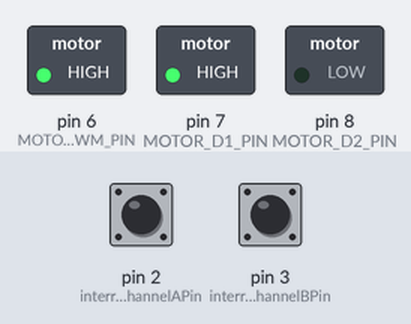
A sketch run on a simulated Arduino Uno, built with avr-gcc and run on an emulated ATmega328P. Parts: switched loads named in the sketch (green lamp = pin HIGH). The inputs (shaded band) are chosen by the test bench; at power-on: pin 2 (interruptChannelAPin) HIGH, pin 3 (interruptChannelBPin) HIGH. What the sketch prints to the serial monitor is not drawn.

Above: at 0.1 s.
Timing chart, 0 to 1.6 s (numbered marks = the images above):
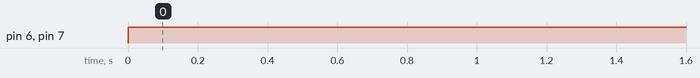

The sketch:

LAB_10_EX_1_2_3.ino
```cpp
#define MOTOR_D1_PIN 7 //input2
#define MOTOR_D2_PIN 8 //input1
#define MOTOR_PWM_PIN 6 //Enable1
int interruptChannelAPin = 2;
int interruptChannelBPin = 3;
bool A_read;
bool B_read;
volatile int encodercount = 0;
//volatile int encoderBcount = 0;

int count = 0;
int direction;

void setup()
{
  pinMode(MOTOR_D1_PIN,OUTPUT);
  pinMode(MOTOR_D2_PIN,OUTPUT);
  pinMode(MOTOR_PWM_PIN,OUTPUT);

  pinMode(interruptChannelAPin,INPUT_PULLUP);
  pinMode(interruptChannelBPin,INPUT_PULLUP);

  attachInterrupt(digitalPinToInterrupt(interruptChannelAPin),
                  ChannelA_callback,RISING);
  attachInterrupt(digitalPinToInterrupt(interruptChannelBPin),
                  ChannelB_callback,RISING);
  Serial.begin(9600);
}
void moveForward(int a)
{
  digitalWrite(MOTOR_D1_PIN,HIGH);
  digitalWrite(MOTOR_D2_PIN,LOW);
  analogWrite(MOTOR_PWM_PIN,a);
  direction =1;
}
void moveBackward(int a)
{
  digitalWrite(MOTOR_D1_PIN,LOW);
  digitalWrite(MOTOR_D2_PIN,HIGH);
  analogWrite(MOTOR_PWM_PIN,a);
  direction =0;
}
void loop()
{
   //moveBackward(255);
   moveForward(255);
   Serial.print("Direction : ");
   Serial.print(direction);
   Serial.print(" Position : ");
   Serial.println(encodercount);
   delay(500);
}
void ChannelA_callback()
{
  bool A2_read = digitalRead(interruptChannelBPin);
  if((A_read==0)&&(A2_read==1))
   encodercount--;
}
void ChannelB_callback()
{
  bool B2_read = digitalRead(interruptChannelAPin);
  if((B_read==0)&&(B2_read==1))
  encodercount++;
}
```

Measured:
- by itself, pin 6 (MOTOR_PWM_PIN), pin 7 (MOTOR_D1_PIN): LOW → HIGH at 0.00 s
